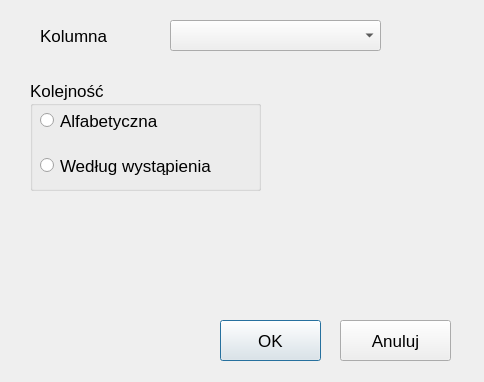
<?xml version="1.0" encoding="UTF-8"?>
<ui version="4.0">
 <class>Dialog</class>
 <widget class="QDialog" name="Dialog">
  <property name="geometry">
   <rect>
    <x>0</x>
    <y>0</y>
    <width>484</width>
    <height>382</height>
   </rect>
  </property>
  <property name="windowTitle">
   <string>Dialog</string>
  </property>
  <widget class="QComboBox" name="comboBoxColumn">
   <property name="geometry">
    <rect>
     <x>170</x>
     <y>20</y>
     <width>211</width>
     <height>31</height>
    </rect>
   </property>
   <property name="font">
    <font>
     <pointsize>13</pointsize>
    </font>
   </property>
  </widget>
  <widget class="QLabel" name="columnLabel">
   <property name="geometry">
    <rect>
     <x>40</x>
     <y>20</y>
     <width>101</width>
     <height>31</height>
    </rect>
   </property>
   <property name="font">
    <font>
     <pointsize>13</pointsize>
    </font>
   </property>
   <property name="text">
    <string>Kolumna</string>
   </property>
  </widget>
  <widget class="QPushButton" name="okButton">
   <property name="geometry">
    <rect>
     <x>220</x>
     <y>320</y>
     <width>101</width>
     <height>41</height>
    </rect>
   </property>
   <property name="font">
    <font>
     <pointsize>13</pointsize>
    </font>
   </property>
   <property name="text">
    <string>OK</string>
   </property>
  </widget>
  <widget class="QPushButton" name="cancelButton">
   <property name="geometry">
    <rect>
     <x>340</x>
     <y>320</y>
     <width>111</width>
     <height>41</height>
    </rect>
   </property>
   <property name="font">
    <font>
     <pointsize>13</pointsize>
    </font>
   </property>
   <property name="text">
    <string>Anuluj</string>
   </property>
  </widget>
  <widget class="QGroupBox" name="groupBoxOrder">
   <property name="geometry">
    <rect>
     <x>30</x>
     <y>80</y>
     <width>231</width>
     <height>111</height>
    </rect>
   </property>
   <property name="font">
    <font>
     <pointsize>13</pointsize>
    </font>
   </property>
   <property name="title">
    <string>Kolejność</string>
   </property>
   <widget class="QRadioButton" name="radioButtonAlpha">
    <property name="geometry">
     <rect>
      <x>10</x>
      <y>30</y>
      <width>131</width>
      <height>21</height>
     </rect>
    </property>
    <property name="text">
     <string>Alfabetyczna</string>
    </property>
   </widget>
   <widget class="QRadioButton" name="radioButtonOccur">
    <property name="geometry">
     <rect>
      <x>10</x>
      <y>70</y>
      <width>191</width>
      <height>31</height>
     </rect>
    </property>
    <property name="text">
     <string>Według wystąpienia</string>
    </property>
   </widget>
  </widget>
 </widget>
 <resources/>
 <connections/>
</ui>
